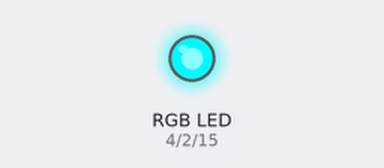
Bench run of a sketch on a simulated ESP32. Shown: an RGB LED mixed from three pins (HIGH = lit). What the sketch prints to the serial monitor is not drawn.

Above: at 0.05 s.
At 1.85 s:
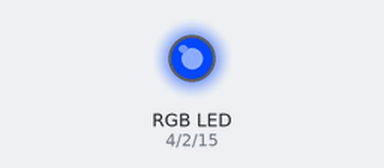
At 3.75 s:
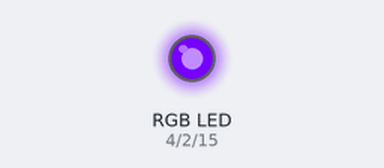
At 7.45 s:
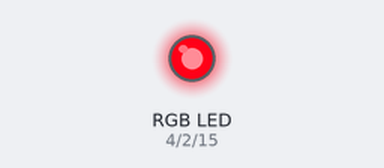
At 11.15 s:
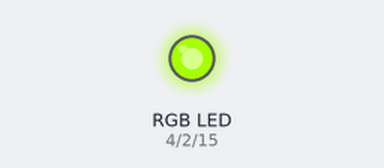
At 14.85 s:
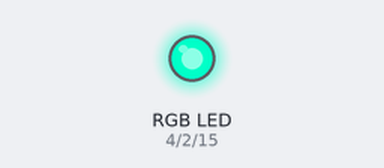
Timing chart, 0 to 20.0 s (numbered marks = the images above):
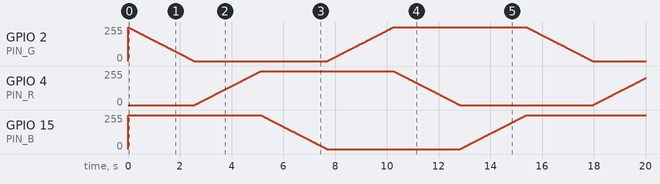

The sketch:

05_rgb_led.ino
```cpp
/*
 * =====================================================
 * CHAPITRE 05 - LED RGB
 * Freenove ESP32-WROVER
 * =====================================================
 *
 * LED RGB a anode commune.
 *
 * ROUGE : GPIO 4
 * VERT  : GPIO 2
 * BLEU  : GPIO 15
 * COMMUN : EXT-3.3V
 *
 * Une resistance 220 ohms par couleur.
 *
 * OBJECTIF :
 * Faire defiler les couleurs de l'arc-en-ciel.
 * =====================================================
 */

#define PIN_R 4
#define PIN_G 2
#define PIN_B 15

// Resolution PWM : 8 bits (0 a 255)
#define PWM_FREQ 5000
#define PWM_BITS 8

void setColor(int rouge, int vert, int bleu) {

  // Anode commune : valeurs inversees
  // 255 = intensite maximale
  // 0   = canal eteint

  ledcWrite(PIN_R, 255 - rouge);
  ledcWrite(PIN_G, 255 - vert);
  ledcWrite(PIN_B, 255 - bleu);
}

void setup() {

  Serial.begin(115200);

  // Initialisation des trois sorties PWM
  bool okR = ledcAttach(PIN_R, PWM_FREQ, PWM_BITS);
  bool okG = ledcAttach(PIN_G, PWM_FREQ, PWM_BITS);
  bool okB = ledcAttach(PIN_B, PWM_FREQ, PWM_BITS);

  if (!okR || !okG || !okB) {
    Serial.println("Erreur configuration PWM");
    while (true) {
      delay(1000);
    }
  }

  // Eteint les trois couleurs
  setColor(0, 0, 0);

  Serial.println("CHAPITRE 05 - RGB LED");
  Serial.println("Arc-en-ciel demarre !");
}

void loop() {

  // Rouge vers jaune
  for (int i = 0; i <= 255; i++) {
    setColor(255, i, 0);
    delay(10);
  }

  // Jaune vers vert
  for (int i = 255; i >= 0; i--) {
    setColor(i, 255, 0);
    delay(10);
  }

  // Vert vers cyan
  for (int i = 0; i <= 255; i++) {
    setColor(0, 255, i);
    delay(10);
  }

  // Cyan vers bleu
  for (int i = 255; i >= 0; i--) {
    setColor(0, i, 255);
    delay(10);
  }

  // Bleu vers violet
  for (int i = 0; i <= 255; i++) {
    setColor(i, 0, 255);
    delay(10);
  }

  // Violet vers rouge
  for (int i = 255; i >= 0; i--) {
    setColor(255, 0, i);
    delay(10);
  }
}
```
